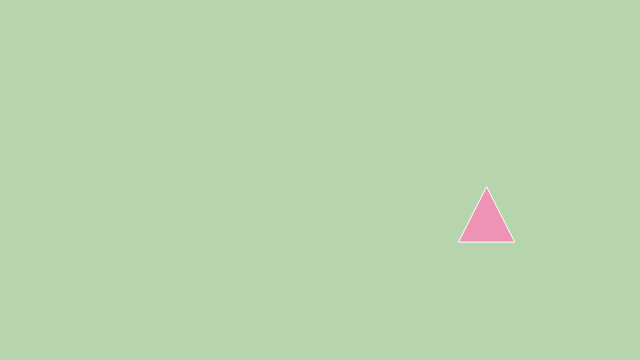
Frame 1 (no input)
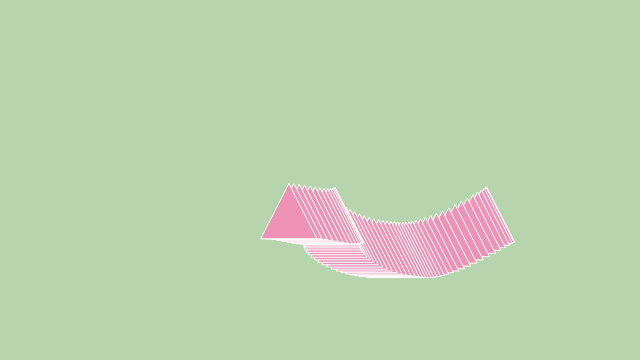
Frame 60 (no input)
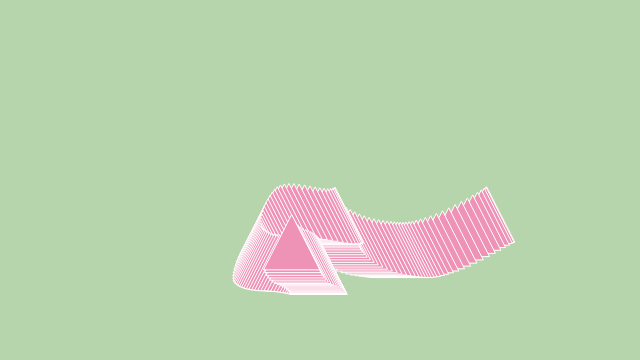
Frame 120 (the mouse pressed at the canvas centre since frame 60)

The p5.js sketch that drew these frames (run headless with seeded random() and noise() and a simulated clock; from frame 60 on, the mouse is pressed at the canvas centre):

// p5.js sketch
// ── sketch.js
// Daniel Shiffman
// https://www.kadenze.com/courses/the-nature-of-code
// http://natureofcode.com/
// Session 1: Perlin noise

// "x-offset" in Perlin noise space
var xoff = 0;

function setup() {
  createCanvas(640, 360);
  background(color("#b7d5ac"));
}

function draw() {

  // Perlin noise value
  var x = noise(xoff) * width;
  var y = noise(xoff+10) * height;
  // Move through perlin noise space

  xoff += 0.01;

  fill(color("#ef93b6"));
  stroke(color("#FFFF"));//縁
  //ellipse(x, 180, 48, 48);
  triangle(30+x, 75+y, 58+x, 20+y, 86+x, 75+y);

}
